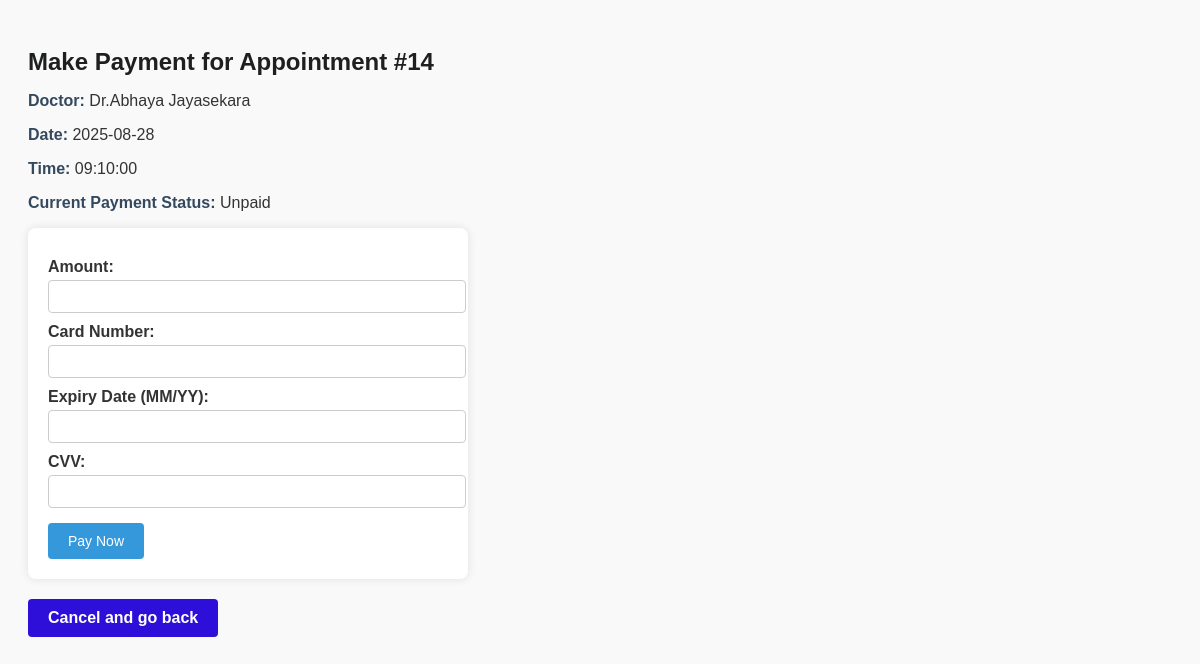
Screenshot of /patient/make_payment.php?id=14 (signed in) with the database file from the repository.
### tables this page shows
CREATE TABLE IF NOT EXISTS `appointments` (
  `id` int NOT NULL AUTO_INCREMENT,
  `patient_id` int NOT NULL,
  `doctor_id` int DEFAULT NULL,
  `patient_name` varchar(100) DEFAULT NULL,
  `patient_age` int DEFAULT NULL,
  `appointment_date` date DEFAULT NULL,
  `appointment_time` time DEFAULT NULL,
  `status` enum('pending','confirmed','cancelled','completed') DEFAULT 'pending',
  `created_at` datetime DEFAULT CURRENT_TIMESTAMP,
  PRIMARY KEY (`id`),
  KEY `patient_id` (`patient_id`),
  KEY `doctor_id` (`doctor_id`)
);

CREATE TABLE IF NOT EXISTS `doctors` (
  `id` int NOT NULL AUTO_INCREMENT,
  `user_id` int NOT NULL,
  `full_name` varchar(100) NOT NULL,
  `specialty` varchar(50) DEFAULT NULL,
  `phone` varchar(20) DEFAULT NULL,
  `email` varchar(50) DEFAULT NULL,
  `created_at` datetime DEFAULT CURRENT_TIMESTAMP,
  PRIMARY KEY (`id`),
  KEY `user_id` (`user_id`)
);

CREATE TABLE IF NOT EXISTS `payments` (
  `id` int NOT NULL AUTO_INCREMENT,
  `appointment_id` int NOT NULL,
  `amount` decimal(10,2) NOT NULL DEFAULT '0.00',
  `payment_status` enum('unpaid','late paid','paid') NOT NULL DEFAULT 'unpaid',
  `paid_at` datetime DEFAULT NULL,
  `created_at` timestamp NULL DEFAULT CURRENT_TIMESTAMP,
  `updated_at` timestamp NULL DEFAULT CURRENT_TIMESTAMP ON UPDATE CURRENT_TIMESTAMP,
  PRIMARY KEY (`id`),
  KEY `appointment_id` (`appointment_id`)
);

### patient/make_payment.php (the view, shortened to what this page needs)
<?php
include("../config/NewConnection.php");
$appointment_id = intval($_GET['id']);
$patient_id = $_SESSION['user_id'];
$stmt = $conn->prepare("
    SELECT a.*, d.full_name AS doctor_name
    FROM appointments a
    JOIN doctors d ON a.doctor_id = d.id
    WHERE a.id = ? AND a.patient_id = ?
");
$stmt->bind_param("ii", $appointment_id, $patient_id);
$stmt->execute();
$result = $stmt->get_result();
$appointment = $result->fetch_assoc();
$success = "";
$payment_stmt = $conn->prepare("SELECT * FROM payments WHERE appointment_id = ?");
$payment_stmt->bind_param("i", $appointment_id);
$payment_stmt->execute();
$payment_result = $payment_stmt->get_result();
$payment_exists = $payment_result->num_rows > 0;
$current_status = $payment_exists ? $payment_result->fetch_assoc()['payment_status'] : 'unpaid';
?>
<!DOCTYPE html>
<html>
<head>
    <link rel="stylesheet" href="make_payment.css">
</head>
<body>
    <h2>Make Payment for Appointment #<?= htmlspecialchars($appointment['id']); ?></h2>
    <p><strong>Doctor:</strong> <?= htmlspecialchars($appointment['doctor_name']); ?></p>
    <p><strong>Date:</strong> <?= htmlspecialchars($appointment['appointment_date']); ?></p>
    <p><strong>Time:</strong> <?= htmlspecialchars($appointment['appointment_time']); ?></p>
    <p><strong>Current Payment Status:</strong> <?= htmlspecialchars(ucwords($current_status)); ?></p>
    <?php if ($success): ?>
        <p class="success"><?= $success ?></p>
        <a href="payment_list.php">Back to Payment List</a><br>
        <a href="patient_dashboard.php">Back to Dashboard</a>
    <?php else: ?>
        <form method="post" novalidate>
            <label for="amount">Amount:</label>
            <input type="number" id="amount" name="amount" step="0.01" min="0" required value="<?= htmlspecialchars($_POST['amount'] ?? '') ?>">
            <label for="card_number">Card Number:</label>
            <input type="text" id="card_number" name="card_number" maxlength="16" pattern="\d{16}" required value="<?= htmlspecialchars($_POST['card_number'] ?? '') ?>">
            <label for="expiry">Expiry Date (MM/YY):</label>
            <input type="text" id="expiry" name="expiry" pattern="(0[1-9]|1[0-2])\/\d{2}" required value="<?= htmlspecialchars($_POST['expiry'] ?? '') ?>">
            <label for="cvv">CVV:</label>
            <input type="number" id="cvv" name="cvv" min="100" max="999" required value="<?= htmlspecialchars($_POST['cvv'] ?? '') ?>">
            <button type="submit">Pay Now</button>
        </form>
        <a href="payment_list.php" class="btn cancel">Cancel and go back</a>
    <?php endif; ?>
</body>
</html>

### patient/make_payment.css (style rules this page uses)
body { font-family: Arial, sans-serif; padding: 20px; background-color: #f9f9f9; color: #333; }
h2 { color: #1e1f20; margin-bottom: 15px; }
p strong { color: #34495e; }
form { background: #fff; padding: 20px; max-width: 400px; border-radius: 8px; box-shadow: 0 0 10px rgba(0,0,0,0.1); }
label { display: block; margin-top: 10px; font-weight: bold; }
input[type="text"], input[type="number"] { width: 100%; padding: 8px; margin-top: 4px; border: 1px solid #ccc; border-radius: 4px; }
button { margin-top: 15px; padding: 10px 20px; background-color: #3498db; color: white; font-size: 14px; border: none; border-radius: 4px; cursor: pointer; transition: background-color 0.3s ease; }
.btn { display: inline-block; padding: 10px 20px; background-color: #3498db; color: white; font-weight: bold; border-radius: 4px; text-decoration: none; cursor: pointer; transition: background-color 0.3s ease; margin-top: 20px; }
.btn.cancel { background-color: #2e0fda; }

### rows the page displays
appointments: id "14", doctor.full_name "Dr.Abhaya Jayasekara", appointment_date "2025-08-28", appointment_time "09:10:00"
payments: payment_status "Unpaid"
